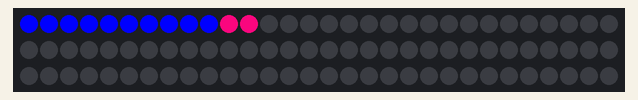
This sketch was run on a simulated Arduino Uno, built with avr-gcc and run on an emulated ATmega328P. Parts: 90 RGB LEDs in strip order, left to right, continuing on the next row.

Above: at 0.22 s.
At 1.16 s:
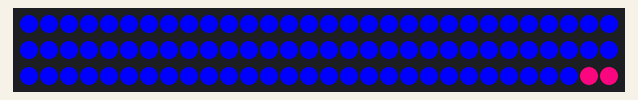
At 3.03 s:
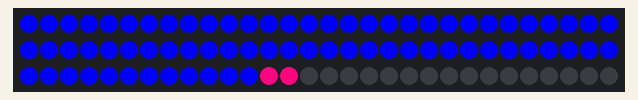
At 3.67 s:
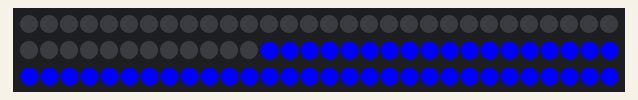
At 4.6 s:
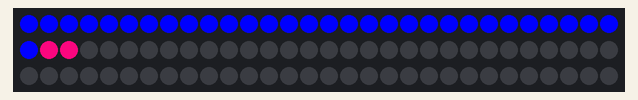
At 6.17 s:
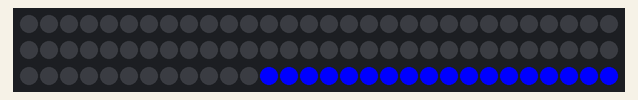

The sketch:

LEDFadeCode.ino
```cpp
#include <Adafruit_NeoPixel.h>

// specify the pin that we use to control the
// light strip
#define PIN            6

// in our case we have 3 LEDs per pixel so 240 LEDs
// equates to 240/3=80 pixels
#define NUMPIXELS      90

// delay to control speed of the light effect
#define DELAYVAL       0.1

#define ROBOT_STATE    1

// construct and configure the pixel array
Adafruit_NeoPixel pixels = Adafruit_NeoPixel(NUMPIXELS, PIN, NEO_GRB + NEO_KHZ800);

void setup() {
  pixels.begin(); // This initializes the NeoPixel library.
}

// Most of the world specifies colours in the order "R-G-B"
// but for some reason this library (or maybe it is the
// cheap LED light strip that we have) has the order "R-B-G"
// instead. Anyway, here are some colours to play with ...
//
//       R   B   G   COLOUR
//     ====================
//       0   0   0   OFF
//     255   0   0   RED
//       0   0 255   GREEN
//       0 255   0   BLUE
//     255 255 255   WHITE
//     255   0 255   YELLOW
//     128 255   0   PURPLE
//     175 148  75   PINK
//     237   6 120   ORANGE

void loop() {
  if (ROBOT_STATE == 1) {
    Shooter();
  }
}

void Shooter() {
  for(int i=1; i<NUMPIXELS+1;i++) {
    pixels.setPixelColor(i/1.01, pixels.Color(237,6,120));
    pixels.setPixelColor(i+1/1.01, pixels.Color(237,6,120));
    pixels.setPixelColor(i+2/1.01, pixels.Color(237,6,120));
    pixels.show();
    delay(DELAYVAL);
    pixels.setPixelColor(i/1.01, pixels.Color(0, 0, 255));
    pixels.show();
    delay(DELAYVAL+i/10);
  }
  for(int i=1; i<NUMPIXELS+1;i++) {
    pixels.setPixelColor(i/1.01, pixels.Color(237,6,120));
    pixels.show();
    delay(DELAYVAL);
    pixels.setPixelColor(i/1.01, pixels.Color(0, 0, 0));
    pixels.show();
    delay(DELAYVAL+i/10);
  }
}
```

Measured:
- by itself, everything shown: repeats every 6.3 s, in 20 steps
